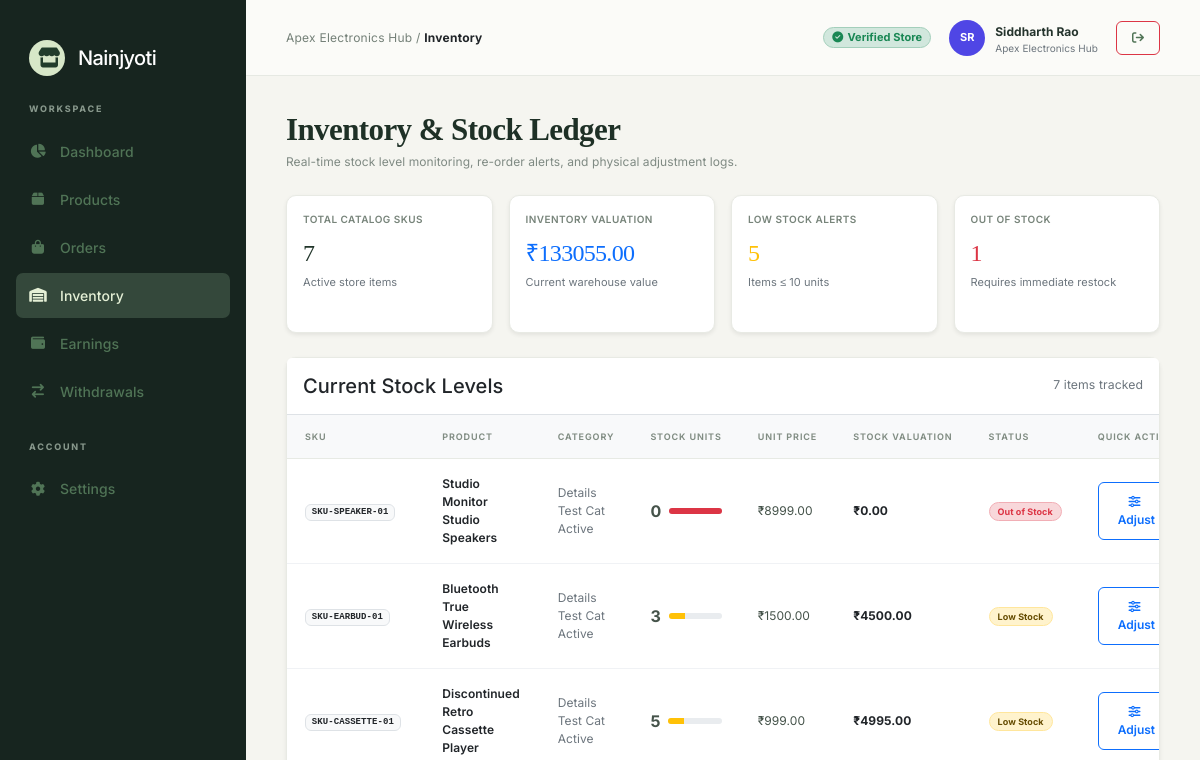
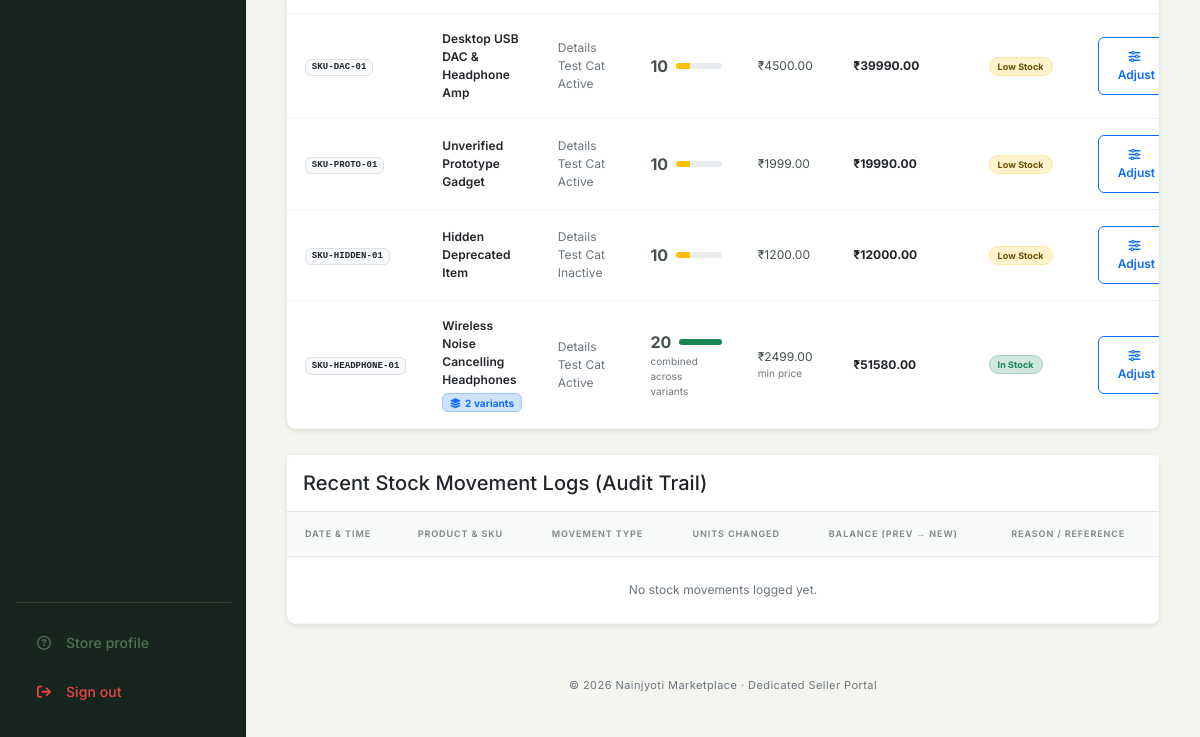
The app's page /vendor-dashboard/inventory/ (signed in), older data (2 pictures, top to bottom).
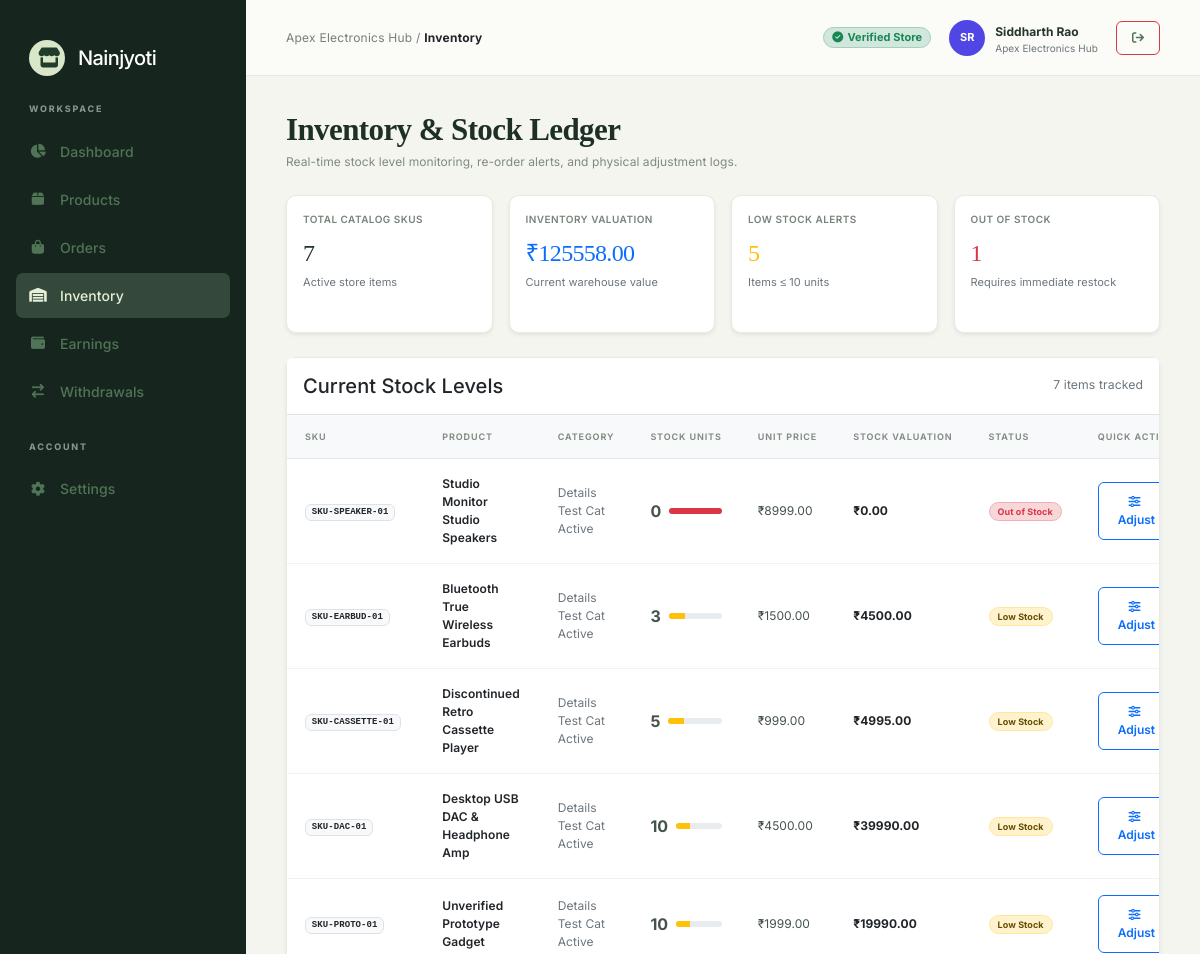
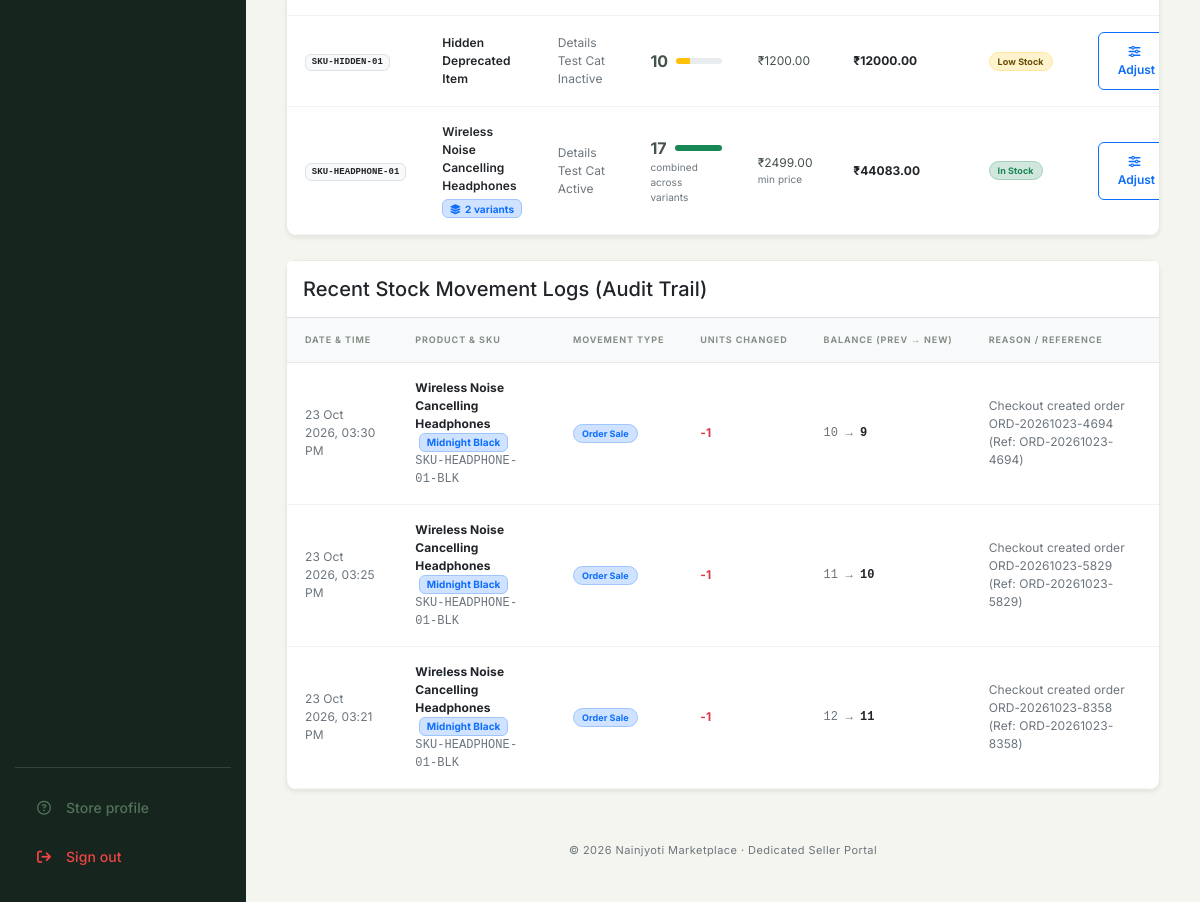
The same page, newer data (2 pictures, top to bottom).
### nainjyoti/models.py (models this page shows, shortened)
class Product(models.Model):
    STATUS_CHOICES = [
        ('ACTIVE', 'Active'),
        ('INACTIVE', 'Inactive'),
        ('OUT_OF_STOCK', 'Out of Stock'),
    ]
    vendor = models.ForeignKey(VendorProfile, on_delete=models.CASCADE, related_name='products')
    category = models.ForeignKey(Category, on_delete=models.SET_NULL, null=True, blank=True, related_name='products')
    name = models.CharField(max_length=200)
    sku = models.CharField(max_length=50, unique=True, blank=True)
    description = models.TextField(blank=True, default='')
    price = models.DecimalField(max_digits=10, decimal_places=2)
    discount_price = models.DecimalField(max_digits=10, decimal_places=2, null=True, blank=True)
    stock_quantity = models.IntegerField(default=0)
    low_stock_threshold = models.IntegerField(default=10)
    unit = models.CharField(max_length=30, default='Piece', blank=True)
    image = models.ImageField(upload_to='products/', blank=True, null=True)
    status = models.CharField(max_length=20, choices=STATUS_CHOICES, default='ACTIVE')
    is_approved = models.BooleanField(default=True)
    created_at = models.DateTimeField(auto_now_add=True)
    updated_at = models.DateTimeField(auto_now=True)
    class Meta:
        ordering = ['-created_at']
        verbose_name = 'Product'
        verbose_name_plural = 'Products'
    @property
    def has_variants(self):
        return self.variants.exists()
    @property
    def active_variant_count(self):
        return self.variants.filter(is_active=True).count()
    @property
    def customer_effective_price(self):
        variants = list(self.variants.filter(is_active=True))
        if variants:
            return min(variant.effective_price for variant in variants)
        return float(self.discount_price if self.discount_price is not None else self.price)
    @property
    def stock_valuation(self):
        variants = list(self.variants.filter(is_active=True))
        if variants:
            return round(sum(variant.effective_price * max(variant.stock_quantity, 0) for variant in variants), 2)
        return round(self.customer_effective_price * max(self.stock_quantity, 0), 2)

class Category(models.Model):
    STATUS_CHOICES = [
        ('ACTIVE', 'Active'),
        ('INACTIVE', 'Inactive'),
    ]
    name = models.CharField(max_length=150, unique=True)
    description = models.TextField(blank=True, default='')
    image = models.ImageField(upload_to='categories/images/', blank=True, null=True)
    status = models.CharField(max_length=20, choices=STATUS_CHOICES, default='ACTIVE')
    created_at = models.DateTimeField(auto_now_add=True)
    updated_at = models.DateTimeField(auto_now=True)
    class Meta:
        ordering = ['name']
        verbose_name = 'Category'
        verbose_name_plural = 'Categories'

class ProductVariant(models.Model):
    product = models.ForeignKey(Product, on_delete=models.CASCADE, related_name='variants')
    title = models.CharField(max_length=150)
    color = models.CharField(max_length=50, blank=True, default='')
    size = models.CharField(max_length=50, blank=True, default='')
    material = models.CharField(max_length=100, blank=True, default='')
    sku = models.CharField(max_length=60, unique=True, blank=True)
    price = models.DecimalField(max_digits=10, decimal_places=2, null=True, blank=True)
    discount_price = models.DecimalField(max_digits=10, decimal_places=2, null=True, blank=True)
    stock_quantity = models.IntegerField(default=0)
    image = models.ImageField(upload_to='products/variants/', blank=True, null=True)
    is_active = models.BooleanField(default=True)
    created_at = models.DateTimeField(auto_now_add=True)
    updated_at = models.DateTimeField(auto_now=True)
    class Meta:
        ordering = ['id']
        verbose_name = 'Product Variant'
        verbose_name_plural = 'Product Variants'
    @property
    def effective_price(self):
        if self.discount_price is not None:
            return float(self.discount_price)

class StockLog(models.Model):
    MOVEMENT_CHOICES = [
        ('RESTOCK', 'Restock / Purchase'),
        ('SALE', 'Customer Order Sale'),
        ('RETURN', 'Customer Return'),
        ('DAMAGE', 'Damaged / Expired / Lost'),
        ('CORRECTION', 'Physical Inventory Correction'),
    ]
    product = models.ForeignKey(Product, on_delete=models.CASCADE, related_name='stock_logs')
    variant = models.ForeignKey(
        ProductVariant,
        on_delete=models.SET_NULL,
        null=True,
        blank=True,
        related_name='stock_logs',
    )
    vendor = models.ForeignKey(VendorProfile, on_delete=models.CASCADE, related_name='stock_logs')
    movement_type = models.CharField(max_length=20, choices=MOVEMENT_CHOICES, default='RESTOCK')
    quantity_changed = models.IntegerField()  # Positive for addition, negative for deduction
    previous_stock = models.IntegerField()
    new_stock = models.IntegerField()
    reason = models.CharField(max_length=255, blank=True, default='')
    reference_id = models.CharField(max_length=100, blank=True, default='')
    created_at = models.DateTimeField(auto_now_add=True)
    class Meta:
        ordering = ['-created_at']
        verbose_name = 'Stock Movement Log'
        verbose_name_plural = 'Stock Movement Logs'

### nainjyoti/vendor_views.py (the view)
# urls.py: path('vendor-dashboard/inventory/', vendor_views.vendor_inventory, name='vendor_inventory'),
def vendor_inventory(request):
    vendor = _get_dashboard_vendor(request)
    if not vendor:
        return redirect("login")
    products = Product.objects.filter(vendor=vendor).select_related('category').prefetch_related('variants').order_by('stock_quantity')
    total_skus = products.count()
    low_stock_count = products.filter(stock_quantity__lte=10, stock_quantity__gt=0).count()
    out_of_stock_count = products.filter(stock_quantity=0).count()
    total_valuation = sum(p.stock_valuation for p in products)
    recent_logs = StockLog.objects.filter(vendor=vendor).select_related('product', 'variant').order_by('-created_at')[:15]
    context = {
        'vendor': vendor,
        'products': products,
        'total_skus': total_skus,
        'low_stock_count': low_stock_count,
        'out_of_stock_count': out_of_stock_count,
        'total_valuation': total_valuation,
        'recent_logs': recent_logs,
    }
    return render(request, "vendor/inventory.html", context)

### nainjyoti/models.py (called while the page is built)
    @property
    def initials(self):
        name = self.owner_name or self.business_name or "Seller"
        parts = name.strip().split()
        if len(parts) >= 2:
            return f"{parts[0][0]}{parts[1][0]}".upper()
        return name[:2].upper()

### nainjyoti/vendor_views.py (called while the page is built)
def _get_dashboard_vendor(request):
    if hasattr(request, "user") and request.user.is_authenticated and hasattr(request.user, "vendor_profile"):
        if request.user.vendor_profile.status == "APPROVED":
            return request.user.vendor_profile
    target = VendorProfile.objects.filter(user__username='merchant@crafts.in').first()
    if target:
        return target
    return VendorProfile.objects.filter(status="APPROVED").first()

### templates/vendor/inventory.html (shortened to what the changed rows need)
{% extends "vendor/base.html" %}
{% load static %}
{% block page_css %}
    <link href="{% static 'vendor/css/inventory.css' %}" rel="stylesheet">
{% endblock %}
{% block vendor_content %}
    <div class="page-head mb-4">
        <div>
            <h1>Inventory &amp; Stock Ledger</h1>
        </div>
    </div>
    <div class="row g-3 mb-4">
        <div class="col-6 col-xl-3">
            <div class="card stat-card shadow-sm p-3">
                <div class="stat-label">Inventory Valuation</div>
                <div class="stat-value fs-4 text-primary">₹{{ total_valuation|floatformat:2 }}</div>
                <div class="stat-foot text-secondary">Current warehouse value</div>
            </div>
        </div>
    </div>
    <div class="card shadow-sm mb-4">
        <div class="table-responsive">
            <table class="table align-middle mb-0 table-hover">
                <thead class="table-light">
                    <tr>
                        <th>SKU</th>
                        <th>Product</th>
                        <th>Category</th>
                        <th>Stock Units</th>
                        <th>Unit Price</th>
                        <th>Stock Valuation</th>
                        <th>Status</th>
                        <th class="text-end">Quick Action</th>
                    </tr>
                </thead>
                <tbody>
                    {% for p in products %}
                        <tr>
                            <td><span class="badge bg-light text-dark border font-monospace">{{ p.sku }}</span></td>
                            <td>
                                <div class="fw-semibold text-dark">{{ p.name }}</div>
                                {% if p.has_variants %}
                                    <span class="badge bg-primary-subtle text-primary border border-primary-subtle mt-1" style="font-size:10px;">
                                        <i class="fa-solid fa-layer-group me-1"></i>{{ p.active_variant_count }} variants
                                    </span>
                                {% endif %}
                            </td>
                            <td class="text-secondary small">{{ p.category.name|default:"General" }}</td>
                            <td>
                                <div class="d-flex align-items-center gap-2">
                                    <span class="fw-bold fs-6">{{ p.stock_quantity }}</span>
                                    <div class="progress flex-grow-1" style="height:6px;max-width:80px;">
                                        {% if p.stock_quantity == 0 %}
                                            <div class="progress-bar bg-danger" style="width:100%"></div>
                                        {% elif p.stock_quantity <= 10 %}
                                            <div class="progress-bar bg-warning" style="width:30%"></div>
                                        {% else %}
                                            <div class="progress-bar bg-success" style="width:100%"></div>
                                        {% endif %}
                                    </div>
                                </div>
                                {% if p.has_variants %}
                                    <small class="text-secondary d-block" style="font-size:10px;">combined across variants</small>
                                {% endif %}
                            </td>
                            <td>
                                {% if p.has_variants %}
                                    ₹{{ p.customer_effective_price|floatformat:2 }}
                                    <small class="text-secondary d-block" style="font-size:10px;">min price</small>
                                {% else %}
                                    ₹{{ p.price|floatformat:2 }}
                                {% endif %}
                            </td>
                            <td class="fw-bold text-dark">₹{{ p.stock_valuation|floatformat:2 }}</td>
                            <td>
                                {% if p.stock_quantity == 0 %}
                                    <span class="badge bg-danger-subtle text-danger border border-danger-subtle px-2 py-1 rounded-pill">Out of Stock</span>
                                {% elif p.stock_quantity <= 10 %}
                                    <span class="badge bg-warning-subtle text-warning-emphasis border border-warning-subtle px-2 py-1 rounded-pill">Low Stock</span>
                                {% else %}
                                    <span class="badge bg-success-subtle text-success border border-success-subtle px-2 py-1 rounded-pill">In Stock</span>
                                {% endif %}
                            </td>
                            <td class="text-end">
                                <button type="button" class="btn btn-sm btn-outline-primary" data-bs-toggle="modal" data-bs-target="#adjustModal{{ p.id }}">
                                    <i class="fa-solid fa-sliders me-1"></i>Adjust
                                </button>
                            </td>
                        </tr>
                    {% endfor %}
                </tbody>
            </table>
        </div>
    </div>
    <div class="card shadow-sm">
        <div class="table-responsive">
            <table class="table align-middle mb-0 table-hover small">
                <thead class="table-light">
                    <tr>
                        <th>Date &amp; Time</th>
                        <th>Product &amp; SKU</th>
                        <th>Movement Type</th>
                        <th>Units Changed</th>
                        <th>Balance (Prev &rarr; New)</th>
                        <th>Reason / Reference</th>
                    </tr>
                </thead>
                <tbody>
                    {% for log in recent_logs %}
                        <tr>
                            <td class="text-secondary">{{ log.created_at|date:"d M Y, h:i A" }}</td>
                            <td>
                                <strong class="text-dark">{{ log.product.name }}</strong>
                                {% if log.variant %}
                                    <span class="badge bg-primary-subtle text-primary border border-primary-subtle ms-1" style="font-size:10px;">{{ log.variant.title }}</span>
                                {% endif %}
                                <div class="text-secondary font-monospace">{% if log.variant %}{{ log.variant.sku }}{% else %}{{ log.product.sku }}{% endif %}</div>
                            </td>
                            <td>
                                {% if log.movement_type == 'RESTOCK' %}
                                    <span class="badge bg-success-subtle text-success border border-success-subtle px-2 py-1 rounded-pill">Restock</span>
                                {% elif log.movement_type == 'SALE' %}
                                    <span class="badge bg-primary-subtle text-primary border border-primary-subtle px-2 py-1 rounded-pill">Order Sale</span>
                                {% elif log.movement_type == 'DAMAGE' %}
                                    <span class="badge bg-danger-subtle text-danger border border-danger-subtle px-2 py-1 rounded-pill">Damaged</span>
                                {% else %}
                                    <span class="badge bg-secondary-subtle text-secondary border border-secondary-subtle px-2 py-1 rounded-pill">{{ log.get_movement_type_display }}</span>
                                {% endif %}
                            </td>
                            <td>
                                {% if log.quantity_changed > 0 %}
                                    <span class="text-success fw-bold">+{{ log.quantity_changed }}</span>
                                {% else %}
                                    <span class="text-danger fw-bold">{{ log.quantity_changed }}</span>
                                {% endif %}
                            </td>
                            <td class="font-monospace text-secondary">{{ log.previous_stock }} &rarr; <strong class="text-dark">{{ log.new_stock }}</strong></td>
                            <td class="text-secondary">{{ log.reason }} {% if log.reference_id %}(Ref: {{ log.reference_id }}){% endif %}</td>
                        </tr>
                    {% empty %}
                        <tr>
                            <td colspan="6" class="text-center py-4 text-secondary">
                                No stock movements logged yet.
                            </td>
                        </tr>
                    {% endfor %}
                </tbody>
            </table>
        </div>
    </div>
{% endblock %}

Row changes from the older to the newer data that the page shows:
changed Product "Wireless Noise Cancelling Headphones": stock_quantity "20" → "17"; stock_valuation "51580.00" → "44083.00"
added StockLog: created_at "23 Oct 2026, 03:30 PM", product.name "Wireless Noise Cancelling Headphones", variant "Midnight Black", variant.sku "SKU-HEADPHONE-01-BLK", movement_type "Order Sale", quantity_changed "-1", previous_stock "10", new_stock "9", reason "Checkout created order ORD-20261023-4694", reference_id "ORD-20261023-4694"
added StockLog: created_at "23 Oct 2026, 03:25 PM", product.name "Wireless Noise Cancelling Headphones", variant "Midnight Black", variant.sku "SKU-HEADPHONE-01-BLK", movement_type "Order Sale", quantity_changed "-1", previous_stock "11", new_stock "10", reason "Checkout created order ORD-20261023-5829", reference_id "ORD-20261023-5829"
added StockLog: created_at "23 Oct 2026, 03:21 PM", product.name "Wireless Noise Cancelling Headphones", variant "Midnight Black", variant.sku "SKU-HEADPHONE-01-BLK", movement_type "Order Sale", quantity_changed "-1", previous_stock "12", new_stock "11", reason "Checkout created order ORD-20261023-8358", reference_id "ORD-20261023-8358"
Text that changed along with them:
{{ total_valuation|floatformat:2 }}: "133055.00" → "125558.00"
text no longer shown: "No stock movements logged yet."
